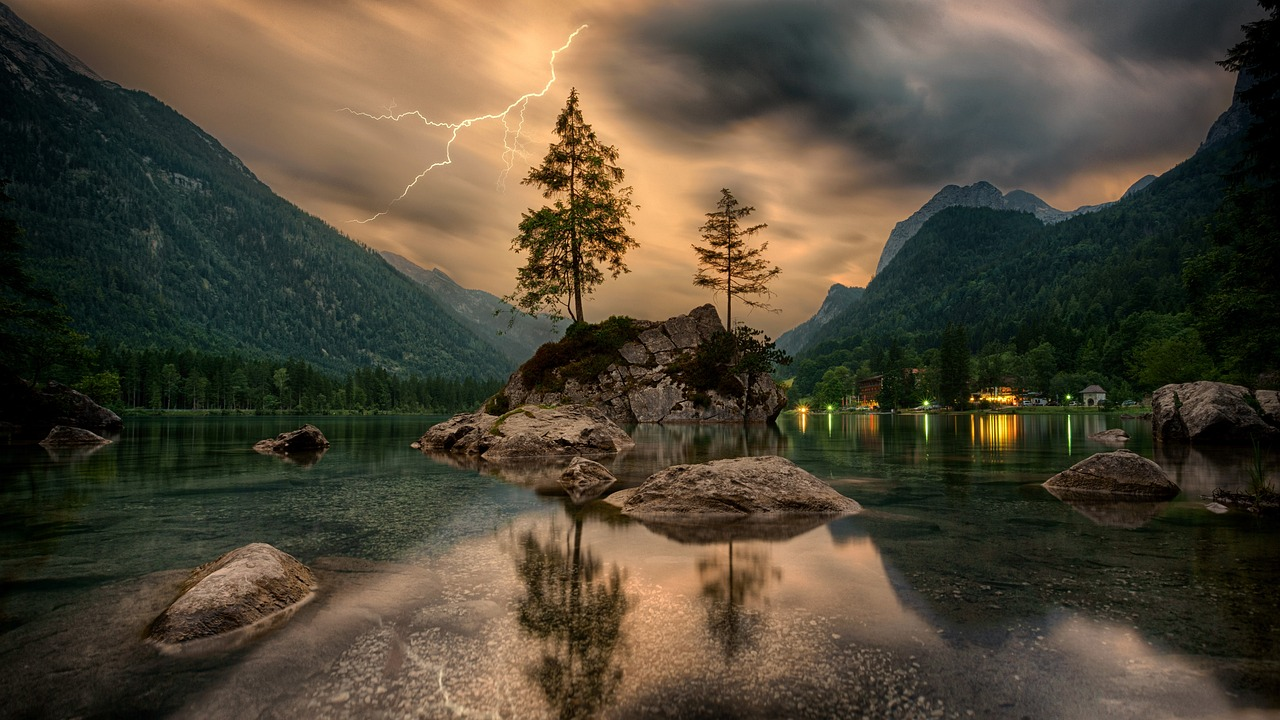
#> input picture CVIP/EP-1/img2.jpg, 1280 x 720 px
$ python EP-1.2.1.py
#> lines starting #> are read from the running program, lines starting #| are printed output that depends on the picture; after the words box and inside, x2 and y2 are one past the last pixel; in counts of white or black regions, pixels touching at a corner belong together
import cv2
img_path = "img2.jpg"
img_colour = cv2.imread(img_path)
#> img_colour is the input picture: shape (720, 1280, 3); mean B, G, R 54.3, 71, 79.7
gray_img = cv2.cvtColor(img_colour, cv2.COLOR_BGR2GRAY)
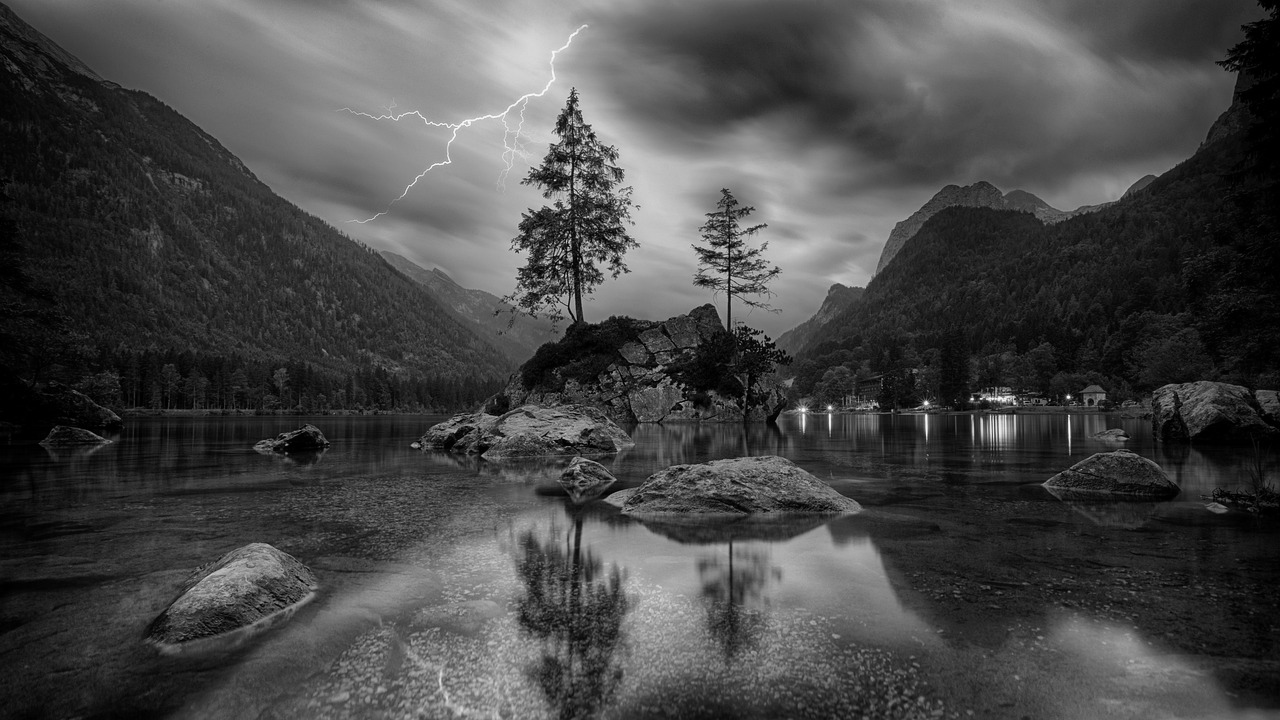
#> gray_img: shape (720, 1280); min 0, max 250, mean 71.7
_, img_bin = cv2.threshold(gray_img, 127, 255, cv2.THRESH_BINARY)
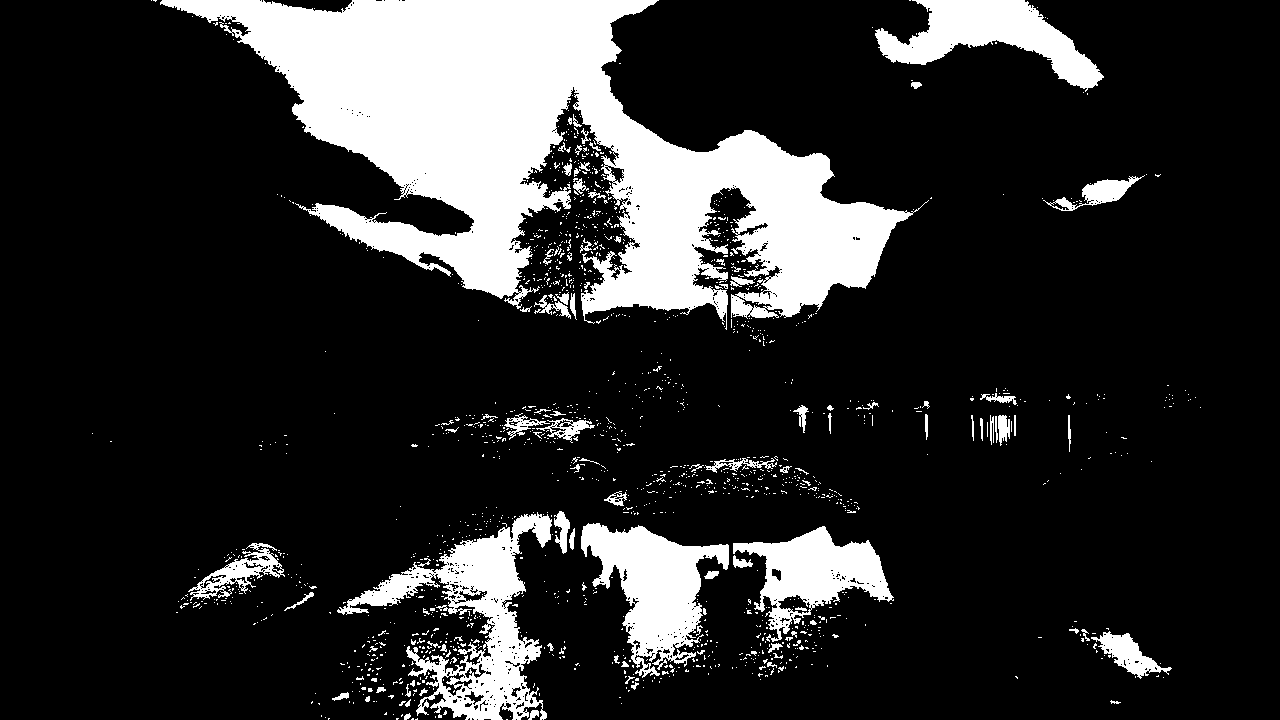
#> img_bin: shape (720, 1280); 17.5% white; 1547 white regions (1443 under 20 px), largest, box (x1, y1, x2, y2) and area: (160, 0, 929, 330) 105180, (337, 512, 552, 720) 14070, (581, 523, 729, 678) 10742
cv2.imshow("Original Image", img_colour)
img_colour.size
cv2.imshow("Gray Image", gray_img)
cv2.imshow("Binary Image", img_bin)
cv2.waitKey(0)
cv2.destroyAllWindows()
